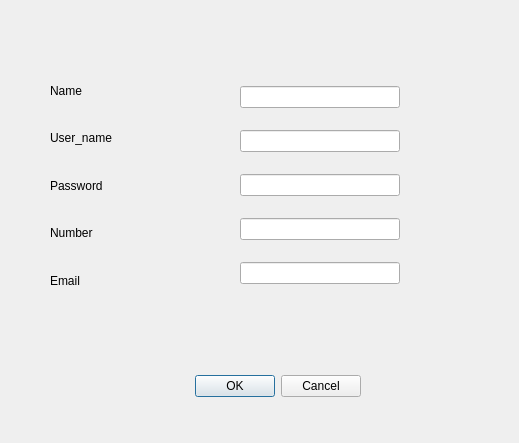
<?xml version="1.0" encoding="UTF-8"?>
<ui version="4.0">
 <class>signUp</class>
 <widget class="QDialog" name="signUp">
  <property name="geometry">
   <rect>
    <x>0</x>
    <y>0</y>
    <width>519</width>
    <height>443</height>
   </rect>
  </property>
  <property name="windowTitle">
   <string>Dialog</string>
  </property>
  <widget class="QDialogButtonBox" name="buttonBox">
   <property name="geometry">
    <rect>
     <x>20</x>
     <y>370</y>
     <width>341</width>
     <height>32</height>
    </rect>
   </property>
   <property name="orientation">
    <enum>Qt::Horizontal</enum>
   </property>
   <property name="standardButtons">
    <set>QDialogButtonBox::Cancel|QDialogButtonBox::Ok</set>
   </property>
  </widget>
  <widget class="QWidget" name="verticalLayoutWidget">
   <property name="geometry">
    <rect>
     <x>50</x>
     <y>70</y>
     <width>160</width>
     <height>231</height>
    </rect>
   </property>
   <layout class="QVBoxLayout" name="verticalLayout">
    <item>
     <widget class="QLabel" name="label_2">
      <property name="text">
       <string>Name</string>
      </property>
     </widget>
    </item>
    <item>
     <widget class="QLabel" name="label_4">
      <property name="text">
       <string>User_name</string>
      </property>
     </widget>
    </item>
    <item>
     <widget class="QLabel" name="label_5">
      <property name="text">
       <string>Password</string>
      </property>
     </widget>
    </item>
    <item>
     <widget class="QLabel" name="label_3">
      <property name="text">
       <string>Number</string>
      </property>
     </widget>
    </item>
    <item>
     <widget class="QLabel" name="label">
      <property name="text">
       <string>Email</string>
      </property>
     </widget>
    </item>
   </layout>
  </widget>
  <widget class="QWidget" name="verticalLayoutWidget_2">
   <property name="geometry">
    <rect>
     <x>240</x>
     <y>70</y>
     <width>160</width>
     <height>231</height>
    </rect>
   </property>
   <layout class="QVBoxLayout" name="verticalLayout_2">
    <item>
     <widget class="QLineEdit" name="name"/>
    </item>
    <item>
     <widget class="QLineEdit" name="username"/>
    </item>
    <item>
     <widget class="QLineEdit" name="pass"/>
    </item>
    <item>
     <widget class="QLineEdit" name="number"/>
    </item>
    <item>
     <widget class="QLineEdit" name="email"/>
    </item>
   </layout>
  </widget>
 </widget>
 <resources/>
 <connections>
  <connection>
   <sender>buttonBox</sender>
   <signal>accepted()</signal>
   <receiver>signUp</receiver>
   <slot>accept()</slot>
   <hints>
    <hint type="sourcelabel">
     <x>248</x>
     <y>254</y>
    </hint>
    <hint type="destinationlabel">
     <x>157</x>
     <y>274</y>
    </hint>
   </hints>
  </connection>
  <connection>
   <sender>buttonBox</sender>
   <signal>rejected()</signal>
   <receiver>signUp</receiver>
   <slot>reject()</slot>
   <hints>
    <hint type="sourcelabel">
     <x>316</x>
     <y>260</y>
    </hint>
    <hint type="destinationlabel">
     <x>286</x>
     <y>274</y>
    </hint>
   </hints>
  </connection>
 </connections>
</ui>
